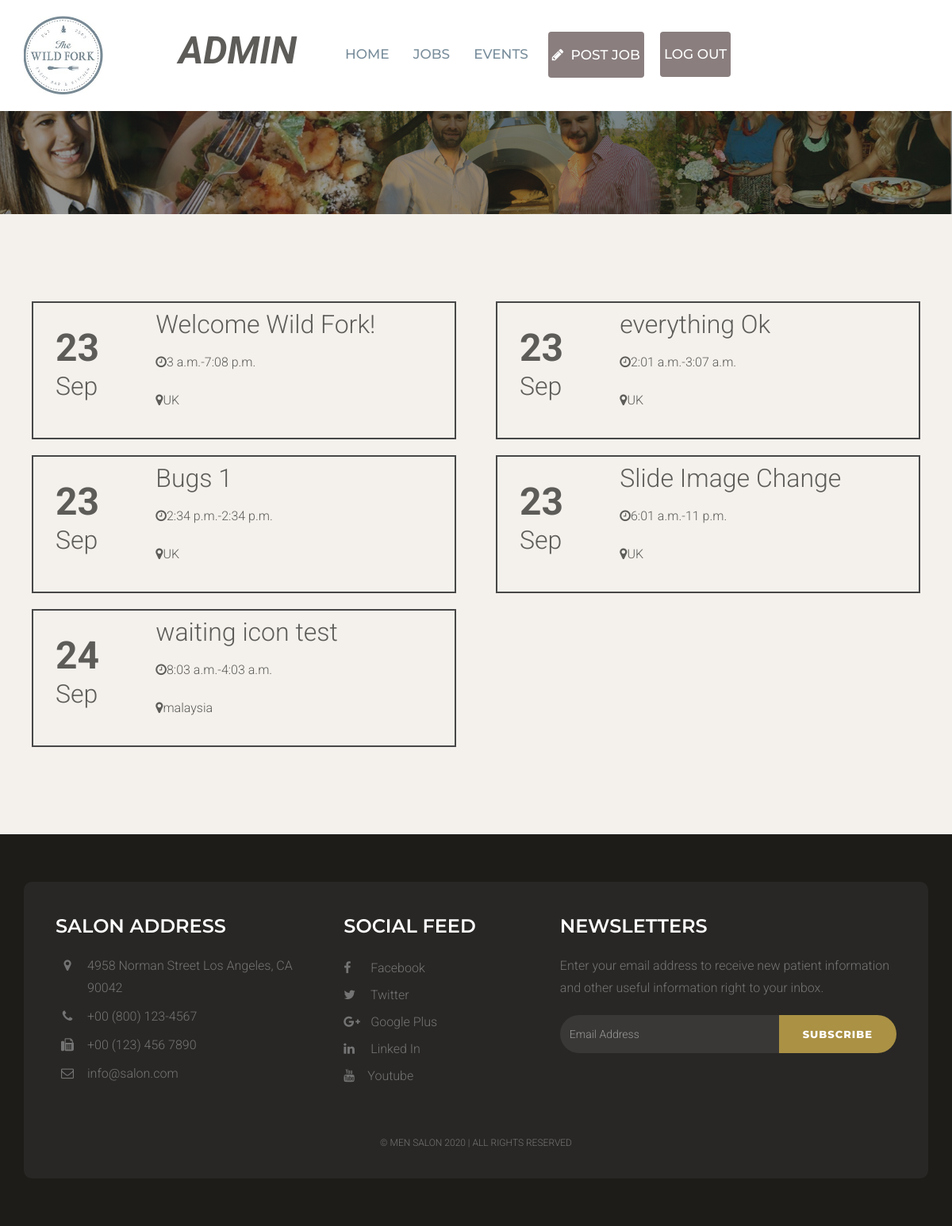
The page /job/list (signed in) on the database as committed earlier.
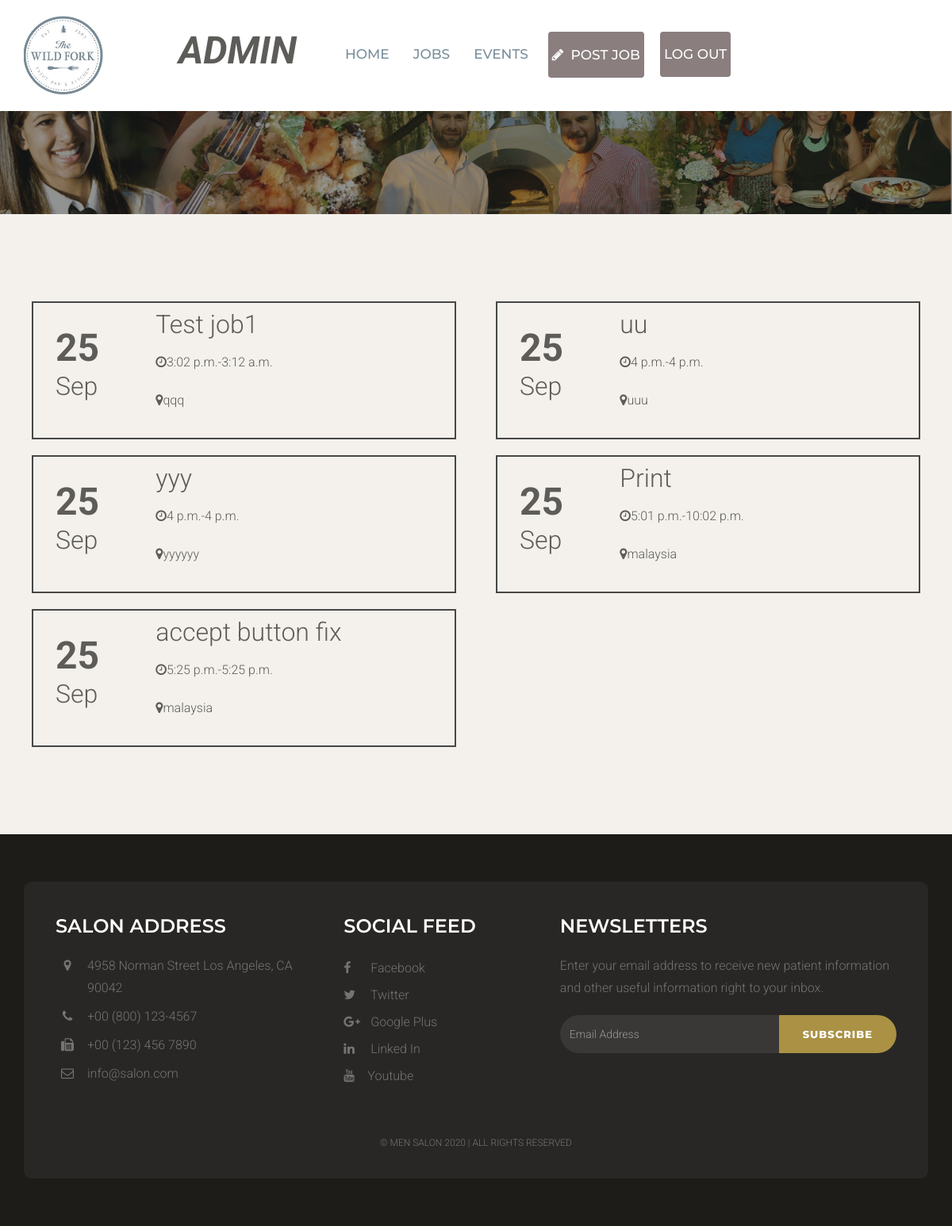
The same page on the database as committed later.
### staffapp/models.py (models this page shows, shortened)
class Job(models.Model):
    writer = models.ForeignKey('auth.User')
    email = models.CharField(max_length=200)
    title = models.CharField(max_length=200)
    location = models.CharField(max_length=300)
    category = models.CharField(max_length=200)
    tags = models.CharField(max_length=200)
    description = models.TextField()
    companyName = models.CharField(max_length=100)
    website = models.CharField(max_length=100)
    tagline = models.CharField(max_length=200)
    staff_members = models.ManyToManyField('Profile', default=[])
    start_time = models.TimeField(default=timezone.now)
    end_time = models.TimeField(default=timezone.now)
    created_date = models.DateTimeField(
            default=timezone.now)
    published_date = models.DateTimeField(
            blank=True, null=True)

### staffapp/views.py (the view)
# urls.py: url(r'job/list', views.joblistPage, name='joblist'),
@login_required
def joblistPage(request):
    jobs = Job.objects.filter().order_by('created_date')
    reqjobs = Requestjob.objects.filter(user=request.user)
    requestjobs = []
    for job in reqjobs:
        requestjobs.append(job.job.id)
    return render(request, 'joblist.html', {'jobs': jobs, 'requestjobs': requestjobs})

### staffapp/templates/joblist.html (shortened to what this page needs)
{% extends 'layouts/base.html' %}
{% load staticfiles %}
{% block content %}
    {% include 'layouts/header.html' %}
    <div class="space-medium bg-default">
        <div class="container">
            <div class="row">
                {% for job in jobs %}
                <div class="col-lg-6 col-md-6 col-sm-12 col-xs-12">
                    <div class="row job-block" style="padding: 13px">
                        <div class="col-lg-3" style="padding-top: 30px">
                            <p style="font-size:48px; font-weight: bold">{{ job.created_date.day }}</p>
                            <p style="font-size:32px">{{ job.created_date|date:"M" }}</p>
                        </div>
                        <div class="col-lg-8">
                            <p style="font-size:32px">{{job.title}}</p>
                            <p><i class="fa fa-clock-o" aria-hidden="true"></i>{{job.start_time}}-{{job.end_time}}<p></p>
                            <p><i class="fa fa-map-marker" aria-hidden="true"></i>{{job.location}}<p>
                        </div>
                    </div>
                </div>
                {% endfor %}
            </div>
        </div>
    </div>
    {% include 'layouts/footer.html' %}
{% endblock %}

### staffapp/templates/layouts/base.html (shortened to what this page needs)
{% load staticfiles %}
<!DOCTYPE html>
<html lang="en">
<head>
    <link href="{% static 'css/bootstrap.min.css' %}" rel="stylesheet">
    <link rel='stylesheet prefetch' href='http://maxcdn.bootstrapcdn.com/font-awesome/4.2.0/css/font-awesome.min.css'>
    <link href="{% static 'css/style.css' %}" rel="stylesheet">
    <link href="{% static 'css/my.css' %}" rel="stylesheet">
    <link href="{% static 'css/retable.css' %}" rel="stylesheet">
</head>
<body>
    <div id="mybody">
    {% block content %}
    {% endblock %}
    </div>
</body>
</html>

### staffapp/templates/layouts/header.html (shortened to what this page needs)
{% load staticfiles %}
<div class="header">
    <div class="container">
        <div class="row">
            <div class="col-lg-2 col-md-2 col-sm-12 col-xs-12">
                <a href="index.html"><img src="{% static 'img/blacklogo.jpg' %}" style="width: 100px; height: 100px;" alt="Hair Salon Website Templates Free Download"></a>
            </div>
            <div class="col-lg-2 col-md-2 col-sm-12 col-xs-12">
                {% if user.is_superuser %}
                <p style="font-size:48px; font-weight: bold; font-style: italic; margin-top: 30px">ADMIN<p>
                {% endif %}
            </div>
            <div class="col-lg-8 col-md-8 col-sm-12 col-xs-12">
                <div class="navigation">
                    <div id="navigation">
                        <ul>
                            <li><a href="/job/list" title="Job List">Home</a> </li>
                            {% if user.is_superuser %}
                            <li><a href="/job/adminlist" title="Job List">Jobs</a> </li>
                            <li><a href="/job/reqprocess" title="ReqProcess">Events</a> </li>
                            <li class="navbtn"><a href="/job/newform" style="color: white;"><i class="fa fa-pencil" aria-hidden="true"></i> &nbsp;POST JOB</a> </li>
                            {% endif %}
                            {% if user.is_authenticated %}
                            <li class="navbtn"><a href="/accounts/logout" style="color: white;">LOG OUT</a> </li>
                            {% else %}
                            <li class="navbtn"><a href="/accounts/login" style="color: white;">LOG IN</a> </li>
                            {% endif %}
                        </ul>
                    </div>
                </div>
            </div>
        </div>
    </div>
</div>
<div class="hero-section">
    <div class="container">
        <div class="row">
            <div class="col-lg-12 col-md-12 col-sm-12 col-xs-12">
            </div>
        </div>
    </div>
</div>

### staffapp/templates/layouts/footer.html
{% load staticfiles %}
<div class="footer">
    <div class="container">
        <div class="footer-block">
            <div class="row">
                <div class="col-lg-4 col-md-4 col-sm-6 col-xs-12">
                    <div class="footer-widget">
                        <h2 class="widget-title">Salon Address</h2>
                        <ul class="listnone contact">
                            <li><i class="fa fa-map-marker"></i> 4958 Norman Street Los Angeles, CA 90042 </li>
                            <li><i class="fa fa-phone"></i> +00 (800) 123-4567</li>
                            <li><i class="fa fa-fax"></i> +00 (123) 456 7890</li>
                            <li><i class="fa fa-envelope-o"></i> info@salon.com</li>
                        </ul>
                    </div>
                </div>
                <div class="col-lg-3 col-md-3 col-sm-6 col-xs-12">
                    <div class="footer-widget footer-social">
                        <h2 class="widget-title">Social Feed</h2>
                        <ul class="listnone">
                            <li>
                                <a href="#"> <i class="fa fa-facebook"></i> Facebook </a>
                            </li>
                            <li><a href="#"><i class="fa fa-twitter"></i> Twitter</a></li>
                            <li><a href="#"><i class="fa fa-google-plus"></i> Google Plus</a></li>
                            <li><a href="#"><i class="fa fa-linkedin"></i> Linked In</a></li>
                            <li>
                                <a href="#"> <i class="fa fa-youtube"></i>Youtube</a>
                            </li>
                        </ul>
                    </div>
                </div>
                <div class="col-lg-5 col-md-5 col-sm-12 col-xs-12">
                    <div class="footer-widget widget-newsletter">
                        <h2 class="widget-title">Newsletters</h2>
                        <p>Enter your email address to receive new patient information and other useful information right to your inbox.</p>
                        <div class="input-group">
                            <input type="text" class="form-control" placeholder="Email Address">
                            <span class="input-group-btn">
                        <button class="btn btn-default" type="button">Subscribe</button>
                        </span>
                        </div>
                    </div>
                </div>
            </div>
            <div class="tiny-footer">
                <div class="row">
                    <div class="col-lg-12 col-md-12 col-sm-12 col-xs-12">
                        <div class="copyright-content">
                            <p>© Men Salon 2020 | all rights reserved</p>
                        </div>
                    </div>
                </div>
            </div>
        </div>
    </div>
</div>

### staffapp/static/css/style.css (style rules this page uses)
body { font-size: 16px; background-color: #fff; color: #5d5c59; font-family: 'Roboto', sans-serif; line-height: 28px; font-weight: 300; }
h1, h2, h3, h4, h5, h6 { margin: 0; padding: 0; margin-bottom: 10px; color: #18150d; font-weight: 400; font-family: 'Montserrat', sans-serif; text-transform: uppercase; -webkit-font-smoothing: antialiased; text-rendering: optimizeLegibility; }
h2 { font-size: 24px; line-height: 32px; }
p { margin: 0 0 20px; }
p:last-child { margin-bottom: 0px; }
ul, ol { margin: 0; }
a { color: #aa9144; text-decoration: none; -webkit-transition: all 0.3s; -moz-transition: all 0.3s; transition: all 0.3s; }
.listnone { list-style: none; padding: 0px; }
.form-control { width: 100%; height: 50px; padding: 6px 12px; font-size: 16px; line-height: 1.42857143; color: #333; background-color: #fff; border: 1px solid #dcd9d3; background-image: none; border-radius: 2px; -webkit-box-shadow: inset 0 0px 0px rgba(255, 255, 255, .075); box-shadow: inset 3px 3px 3px rgba(255, 255, 255, .075); margin-bottom: 15px; }
.btn { display: inline-block; padding: 14px 30px; margin-bottom: 0; font-size: 13px; font-weight: 800; letter-spacing: 1px; line-height: 1.42857143; text-align: center; border: none; text-transform: uppercase; border-radius: 100px;font-family: 'Montserrat', sans-serif; -webkit-font-smoothing: antialiased; text-rendering: optimizeLegibility; }
.btn-default { color: #fff; background-color: #aa9144; }
.space-medium { padding-top: 100px; padding-bottom: 100px; }
.bg-default { background-color: #f4f1ec; }
.header { background-color: #fff; z-index: 9999; position: relative; padding-top: 20px; padding-bottom: 20px; }
.hero-section { padding-top: 135px; padding-bottom: 135px; background: linear-gradient(rgba(36, 39, 38, 0.5), rgba(36, 39, 38, 0.5)), rgba(36, 39, 38, 0.5) url(../img/slide.jpg) no-repeat center; background-size: cover; }
.navigation { float: right; margin: 20px 0; }
#navigation, #navigation ul, #navigation ul li, #navigation ul li a, #navigation #menu-button { margin: 0; padding: 0; border: 0; list-style: none; line-height: 1; display: block; position: relative; -webkit-box-sizing: border-box; -moz-box-sizing: border-box; box-sizing: border-box; }
#navigation:after, #navigation > ul:after { content: "."; display: block; clear: both; visibility: hidden; line-height: 0; height: 0; }
#navigation { font-family: 'Montserrat', sans-serif; -webkit-font-smoothing: antialiased; text-rendering: optimizeLegibility; }
#navigation > ul > li { float: left; margin: 0 10px; }
#navigation > ul > li > a { padding: 20px 5px; font-size: 17px; color: rgb(121, 142, 156); text-decoration: none; font-weight: 500; text-transform: uppercase; }
.footer { background-color: #1e1c18; padding-top: 60px; padding-bottom: 60px; }
.footer-block { background-color: #282725;padding: 40px 40px 10px 40px; border-radius: 10px; }
.footer-widget p { color: #747474; }
.footer-widget .widget-title { color: #fff; font-weight: 600; padding-bottom: 20px; margin-bottom: 30px; }
.footer-widget li a { color: #747474; line-height: 34px; }
.footer-social ul li a i { padding-right: 10px; width: 30px; }
.footer .contact li { position: relative; padding-left: 40px; display: block; ' margin-bottom: 8px; padding: 0 0 8px 40px; color: #747474; }
.footer .contact li i { display: block; position: absolute; top: 5px; left: 0; width: 30px; font-size: 16px; text-align: center; }
.widget-newsletter .form-control { height: 48px; color: #eee; background-color: #393836; border: none; box-shadow: none; font-size: 14px; border-radius: 30px 0px 0px 30px; }
.widget-newsletter button { height: 48px; }
.tiny-footer { padding-top: 19px; padding-bottom: 9px; font-size: 12px; color: #56575e; text-align: left; text-transform: uppercase; text-align: center; }
.copyright-content { padding: 12px; color: #747474; }
.widget-title { margin-bottom: 20px; }
@media only screen and (max-width : 1200px) { .navigation { float: none; } }
@media only screen and (max-width : 1200px) { .hero-section { padding-top: 50px; padding-bottom: 50px; } }
@media only screen and (max-width : 1200px) { .footer-widget { margin-bottom: 20px; } }
@media only screen and (max-width : 1200px) { .footer-widget .widget-title { margin-bottom: 0px; } }

### staffapp/static/css/my.css (style rules this page uses)
.navigation li.navbtn { background-color: rgb(138, 126,126); color: white; border-radius: 4px; }
.job-block { border: 2px solid rgb(71,71,71); margin: 10px; }

Rows that differ between the two databases and show on the page:
removed Job: created_date.day "23", created_date "Sep", title "Welcome Wild Fork!", start_time "3 a.m.", end_time "7:08 p.m.", location "UK"
removed Job: created_date.day "23", created_date "Sep", title "everything Ok", start_time "2:01 a.m.", end_time "3:07 a.m.", location "UK"
removed Job: created_date.day "23", created_date "Sep", title "Bugs 1", start_time "2:34 p.m.", end_time "2:34 p.m.", location "UK"
removed Job: created_date.day "23", created_date "Sep", title "Slide Image Change", start_time "6:01 a.m.", end_time "11 p.m.", location "UK"
removed Job: created_date.day "24", created_date "Sep", title "waiting icon test", start_time "8:03 a.m.", end_time "4:03 a.m.", location "malaysia"
added Job: created_date.day "25", created_date "Sep", title "Test job1", start_time "3:02 p.m.", end_time "3:12 a.m.", location "qqq"
added Job: created_date.day "25", created_date "Sep", title "uu", start_time "4 p.m.", end_time "4 p.m.", location "uuu"
added Job: created_date.day "25", created_date "Sep", title "yyy", start_time "4 p.m.", end_time "4 p.m.", location "yyyyyy"
added Job: created_date.day "25", created_date "Sep", title "Print", start_time "5:01 p.m.", end_time "10:02 p.m.", location "malaysia"
added Job: created_date.day "25", created_date "Sep", title "accept button fix", start_time "5:25 p.m.", end_time "5:25 p.m.", location "malaysia"
